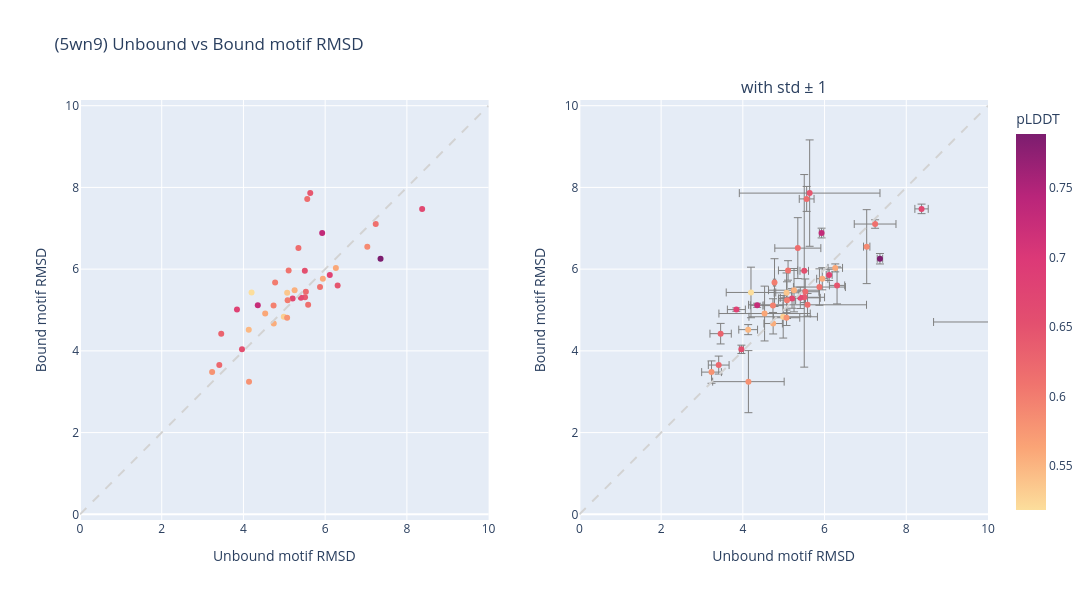

Source (notebook cell):
### Code cell
def plot_scatter_motifrmsd(df, motif):
    xrange = [0, 10]
    yrange = [0, 10]

    fig = make_subplots(
        rows=1, cols=2,
        subplot_titles=("", "with std ± 1")
    )

    fig.add_trace(
        go.Scatter(
            x=df["motifRMSD_mean_unbound"],
            y=df["motifRMSD_mean_bound"],
            mode="markers",
            marker=dict(
                color=df["plddt_unbound"],
                colorscale="sunsetdark",
                showscale=True,
                colorbar=dict(title="pLDDT",outlinewidth=0)
            ),
            text=df["design"],
            name="Designs"
        ),
        row=1, col=1
    )

    fig.add_trace(
        go.Scatter(
            x=df["motifRMSD_mean_unbound"],
            y=df["motifRMSD_mean_bound"],
            mode="markers",
            marker=dict(
                color=df["plddt_unbound"],
                colorscale="sunsetdark",
                showscale=False
            ),
            text=df["design"],
            error_x=dict(array=df["motifRMSD_std_unbound"], color="gray", thickness=1),
            error_y=dict(array=df["motifRMSD_std_bound"], color="gray", thickness=1),
            name="Designs (err)"
        ),
        row=1, col=2
    )

    for c in [1, 2]:
        fig.add_shape(
            type="line", x0=0, y0=0, x1=10, y1=10,
            line=dict(color="lightgray", dash="dash"),
            row=1, col=c
        )

    fig.update_xaxes(range=xrange, title="Unbound motif RMSD", row=1, col=1)
    fig.update_yaxes(range=yrange, title="Bound motif RMSD", row=1, col=1)
    fig.update_xaxes(range=xrange, title="Unbound motif RMSD", row=1, col=2)
    fig.update_yaxes(range=yrange, title="Bound motif RMSD", row=1, col=2)

    fig.update_layout(
        width=1200, height=600,
        title=f"({motif}) Unbound vs Bound motif RMSD",
        yaxis_scaleanchor="x",
        yaxis2_scaleanchor="x2",
        showlegend=False
    )

    return fig


plot_scatter_motifrmsd(df_agg, motif)

### Figure 1 — Plotly figure (JSON) as saved in the notebook; plotly's stock layout.template omitted (floating-point values rounded to 4 significant figures)
{"data": [{"marker": {"color": [0.5296, 0.6008, 0.5184, 0.6669, 0.5793, 0.7316, 0.6396, 0.7246, 0.5608, 0.6087, 0.7888, 0.644, 0.5963, 0.6657, 0.6146, 0.6169, 0.6537, 0.5363, 0.6625, 0.5562, 0.68, 0.6169, 0.6483, 0.6676, 0.6015, 0.5917, 0.7263, 0.6107, 0.6134, 0.5879, 0.6212, 0.6523, 0.6594, 0.6136, 0.5544, 0.5604, 0.5481, 0.5771, 0.6451, 0.6226, 0.6296, 0.5588, 0.6785, 0.5803], "colorbar": {"outlinewidth": 0, "title": {"text": "pLDDT"}}, "colorscale": [[0, "rgb(252, 222, 156)"], [0.1667, "rgb(250, 164, 118)"], [0.3333, "rgb(240, 116, 110)"], [0.5, "rgb(227, 79, 111)"], [0.6667, "rgb(220, 57, 119)"], [0.8333, "rgb(185, 37, 122)"], [1, "rgb(124, 29, 111)"]], "showscale": true}, "mode": "markers", "name": "Designs", "text": ["design0", "design1", "design10", "design11", "design12", "design13", "design14", "design15", "design16", "design17", "design18", "design19", "design2", "design20", "design21", "design22", "design23", "design24", "design25", "design26", "design27", "design28", "design29", "design3", "design30", "design31", "design32", "design33", "design34", "design35", "design36", "design37", "design38", "design39", "design4", "design40", "design41", "design42", "design43", "design5", "design6", "design7", "design8", "design9"], "type": "scatter", "x": [4.988, 4.776, 4.199, 35.33, 3.234, 5.927, 5.507, 21.49, 4.532, 5.106, 7.355, 5.635, 4.738, 8.374, 5.583, 5.562, 3.965, 5.07, 5.406, 4.742, 3.842, 5.346, 24.74, 5.204, 5.082, 21.5, 4.351, 5.874, 7.237, 7.031, 5.527, 5.503, 22.56, 17.03, 5.253, 6.262, 4.13, 5.069, 6.306, 3.409, 3.456, 5.944, 6.114, 4.136], "xaxis": "x", "y": [4.834, 5.67, 5.43, 22.0, 3.48, 6.883, 5.312, 20.7, 4.913, 5.968, 6.255, 7.861, 5.108, 7.475, 5.127, 7.719, 4.037, 5.421, 5.298, 4.669, 5.01, 6.515, 9.221, 5.283, 5.241, 6.385, 5.115, 5.562, 7.104, 6.551, 5.446, 5.958, 4.951, 4.707, 5.485, 6.03, 4.52, 4.811, 5.602, 3.653, 4.421, 5.765, 5.86, 3.246], "yaxis": "y"}, {"error_x": {"array": [0.8382, 0.02761, 0.6059, 1.337, 0.2414, 0.05371, 0.4926, 0.2468, 1.118, 0.2351, 0.06634, 1.721, 0.2471, 0.1634, 1.444, 0.181, 0.04895, 0.3036, 0.489, 0.2258, 0.22, 0.5634, 0.7205, 0.3294, 0.2101, 3.823, 0.1678, 0.6361, 0.5107, 0.07777, 0.3344, 0.1044, 0.492, 8.36, 0.6238, 0.1781, 0.23, 0.3238, 0.1869, 0.2542, 0.2611, 0.137, 0.07218, 0.8751], "color": "gray", "thickness": 1}, "error_y": {"array": [0.5208, 0.5849, 0.619, 9.443, 0.2739, 0.1194, 0.1297, 0.4037, 0.6707, 0.2384, 0.1278, 1.301, 0.1679, 0.1169, 0.2768, 0.3052, 0.1024, 0.4854, 0.2616, 0.2553, 0.04167, 0.7451, 4.019, 0.2404, 0.4492, 0.4884, 0.05022, 0.4455, 0.1035, 0.905, 0.3132, 2.357, 0.0324, 0.221, 0.5302, 0.09751, 0.1232, 0.1893, 0.4529, 0.2198, 0.2513, 0.2714, 0.1369, 0.7598], "color": "gray", "thickness": 1}, "marker": {"color": [0.5296, 0.6008, 0.5184, 0.6669, 0.5793, 0.7316, 0.6396, 0.7246, 0.5608, 0.6087, 0.7888, 0.644, 0.5963, 0.6657, 0.6146, 0.6169, 0.6537, 0.5363, 0.6625, 0.5562, 0.68, 0.6169, 0.6483, 0.6676, 0.6015, 0.5917, 0.7263, 0.6107, 0.6134, 0.5879, 0.6212, 0.6523, 0.6594, 0.6136, 0.5544, 0.5604, 0.5481, 0.5771, 0.6451, 0.6226, 0.6296, 0.5588, 0.6785, 0.5803], "colorscale": [[0, "rgb(252, 222, 156)"], [0.1667, "rgb(250, 164, 118)"], [0.3333, "rgb(240, 116, 110)"], [0.5, "rgb(227, 79, 111)"], [0.6667, "rgb(220, 57, 119)"], [0.8333, "rgb(185, 37, 122)"], [1, "rgb(124, 29, 111)"]], "showscale": false}, "mode": "markers", "name": "Designs (err)", "text": ["design0", "design1", "design10", "design11", "design12", "design13", "design14", "design15", "design16", "design17", "design18", "design19", "design2", "design20", "design21", "design22", "design23", "design24", "design25", "design26", "design27", "design28", "design29", "design3", "design30", "design31", "design32", "design33", "design34", "design35", "design36", "design37", "design38", "design39", "design4", "design40", "design41", "design42", "design43", "design5", "design6", "design7", "design8", "design9"], "type": "scatter", "x": [4.988, 4.776, 4.199, 35.33, 3.234, 5.927, 5.507, 21.49, 4.532, 5.106, 7.355, 5.635, 4.738, 8.374, 5.583, 5.562, 3.965, 5.07, 5.406, 4.742, 3.842, 5.346, 24.74, 5.204, 5.082, 21.5, 4.351, 5.874, 7.237, 7.031, 5.527, 5.503, 22.56, 17.03, 5.253, 6.262, 4.13, 5.069, 6.306, 3.409, 3.456, 5.944, 6.114, 4.136], "xaxis": "x2", "y": [4.834, 5.67, 5.43, 22.0, 3.48, 6.883, 5.312, 20.7, 4.913, 5.968, 6.255, 7.861, 5.108, 7.475, 5.127, 7.719, 4.037, 5.421, 5.298, 4.669, 5.01, 6.515, 9.221, 5.283, 5.241, 6.385, 5.115, 5.562, 7.104, 6.551, 5.446, 5.958, 4.951, 4.707, 5.485, 6.03, 4.52, 4.811, 5.602, 3.653, 4.421, 5.765, 5.86, 3.246], "yaxis": "y2"}], "layout": {"annotations": [{"font": {"size": 16}, "showarrow": false, "text": "with std ± 1", "x": 0.775, "xanchor": "center", "xref": "paper", "y": 1, "yanchor": "bottom", "yref": "paper"}], "height": 600, "shapes": [{"line": {"color": "lightgray", "dash": "dash"}, "type": "line", "x0": 0, "x1": 10, "xref": "x", "y0": 0, "y1": 10, "yref": "y"}, {"line": {"color": "lightgray", "dash": "dash"}, "type": "line", "x0": 0, "x1": 10, "xref": "x2", "y0": 0, "y1": 10, "yref": "y2"}], "showlegend": false, "title": {"text": "(5wn9) Unbound vs Bound motif RMSD"}, "width": 1200, "xaxis": {"anchor": "y", "domain": [0, 0.45], "range": [0, 10], "title": {"text": "Unbound motif RMSD"}}, "xaxis2": {"anchor": "y2", "domain": [0.55, 1], "range": [0, 10], "title": {"text": "Unbound motif RMSD"}}, "yaxis": {"anchor": "x", "domain": [0, 1], "range": [0, 10], "scaleanchor": "x", "title": {"text": "Bound motif RMSD"}}, "yaxis2": {"anchor": "x2", "domain": [0, 1], "range": [0, 10], "scaleanchor": "x2", "title": {"text": "Bound motif RMSD"}}}}
